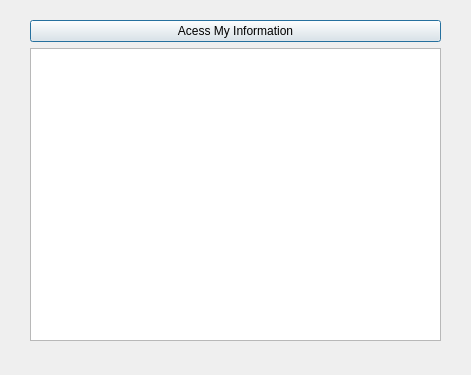
<?xml version="1.0" encoding="UTF-8"?>
<ui version="4.0">
 <class>Course_info</class>
 <widget class="QDialog" name="Course_info">
  <property name="geometry">
   <rect>
    <x>0</x>
    <y>0</y>
    <width>471</width>
    <height>375</height>
   </rect>
  </property>
  <property name="windowTitle">
   <string>Dialog</string>
  </property>
  <widget class="QWidget" name="">
   <property name="geometry">
    <rect>
     <x>30</x>
     <y>20</y>
     <width>411</width>
     <height>321</height>
    </rect>
   </property>
   <layout class="QVBoxLayout" name="verticalLayout_2">
    <item>
     <layout class="QVBoxLayout" name="verticalLayout">
      <item>
       <widget class="QPushButton" name="pushButton">
        <property name="text">
         <string>Acess My Information</string>
        </property>
       </widget>
      </item>
      <item>
       <layout class="QHBoxLayout" name="horizontalLayout_2"/>
      </item>
      <item>
       <widget class="QTextBrowser" name="textBrowser_studentInfo"/>
      </item>
      <item>
       <layout class="QHBoxLayout" name="horizontalLayout"/>
      </item>
     </layout>
    </item>
   </layout>
  </widget>
 </widget>
 <resources/>
 <connections/>
</ui>
